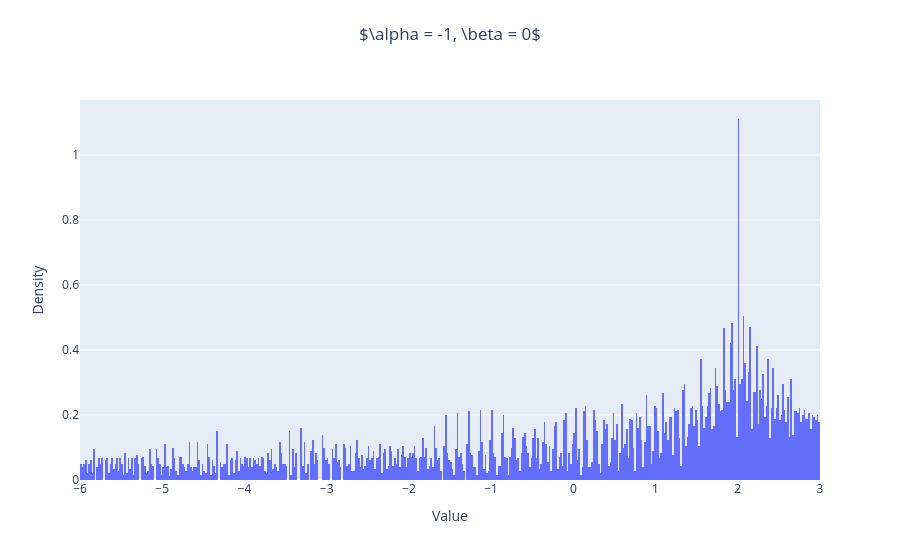

Here is the notebook cell this chart was saved with:
### Code cell
alpha, beta = -1, 0

Lambda_alpha_A_beta_D = np.real(np.linalg.eigvals(alpha*A + beta*D))

# Plot histogram
fig = px.histogram(Lambda_alpha_A_beta_D,
                   nbins=500,                  # Number of bins
                   histnorm='probability density',  # Normalize to probability density
                   title=r'$\alpha = ' + str(alpha) + r', \beta = ' + str(beta) + '$')

# Update layout to fix title display and centering
fig.update_layout(
    title={
        'text': r'$\alpha = ' + str(alpha) + r', \beta = ' + str(beta) + '$',
        'y': 0.95,  # Adjust vertical position of the title
        'x': 0.5,   # Center the title
        'xanchor': 'center',
        'yanchor': 'top',
    },
    xaxis_title="Value",
    yaxis_title="Density",
    showlegend=False  # Deactivate legend
)

# Display the figure
fig.show()

### Figure 1 — Plotly figure (JSON) as saved in the notebook; plotly's stock layout.template omitted (floating-point values rounded to 4 significant figures; data arrays with more than 128 entries replaced by an {"elided": "..."} marker saying what was removed)
{"data": [{"alignmentgroup": "True", "bingroup": "x", "histnorm": "probability density", "hovertemplate": "variable=0<br>value=%{x}<br>probability density=%{y}<extra></extra>", "legendgroup": "0", "marker": {"color": "#636efa", "pattern": {"shape": ""}}, "name": "0", "nbinsx": 500, "offsetgroup": "0", "orientation": "v", "showlegend": true, "type": "histogram", "x": {"elided": "9002 float values"}, "xaxis": "x", "yaxis": "y"}], "layout": {"autosize": true, "barmode": "relative", "legend": {"title": {"text": "variable"}, "tracegroupgap": 0}, "showlegend": false, "title": {"text": "$\\alpha = -1, \\beta = 0$", "x": 0.5, "xanchor": "center", "y": 0.95, "yanchor": "top"}, "xaxis": {"anchor": "y", "autorange": true, "domain": [0, 1], "range": [-6, 3], "title": {"text": "Value"}, "type": "linear"}, "yaxis": {"anchor": "x", "autorange": true, "domain": [0, 1], "range": [0, 1.169], "title": {"text": "Density"}}}}
